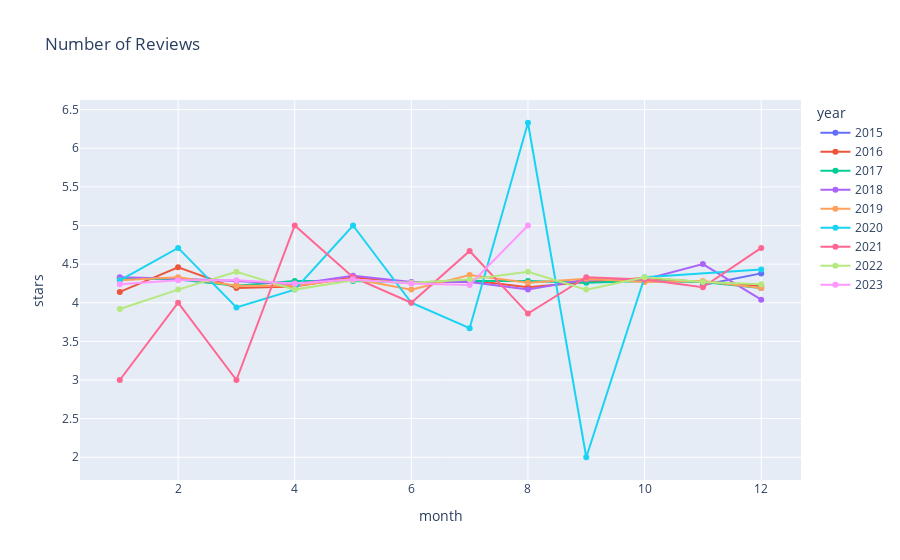

This figure's notebook cell:
### Code cell
fig = px.line(
    average_stars_by_month,
    title = "Number of Reviews",
    x = "month",
    y = "stars",
    color = "year"
)
fig.update_traces(mode="markers+lines", hovertemplate=None)
fig.update_layout(hovermode="x")

### Figure 1 — Plotly figure (JSON) as saved in the notebook; plotly's stock layout.template omitted (floating-point values rounded to 4 significant figures)
{"data": [{"legendgroup": "2015", "line": {"color": "#636efa", "dash": "solid"}, "marker": {"symbol": "circle"}, "mode": "markers+lines", "name": "2015", "orientation": "v", "showlegend": true, "type": "scatter", "x": [11, 12], "xaxis": "x", "y": [4.23, 4.38], "yaxis": "y"}, {"legendgroup": "2016", "line": {"color": "#EF553B", "dash": "solid"}, "marker": {"symbol": "circle"}, "mode": "markers+lines", "name": "2016", "orientation": "v", "showlegend": true, "type": "scatter", "x": [1, 2, 3, 4, 5, 6, 7, 8, 9, 10, 11, 12], "xaxis": "x", "y": [4.14, 4.46, 4.19, 4.21, 4.33, 4.26, 4.29, 4.2, 4.27, 4.32, 4.27, 4.22], "yaxis": "y"}, {"legendgroup": "2017", "line": {"color": "#00cc96", "dash": "solid"}, "marker": {"symbol": "circle"}, "mode": "markers+lines", "name": "2017", "orientation": "v", "showlegend": true, "type": "scatter", "x": [1, 2, 3, 4, 5, 6, 7, 8, 9, 10, 11, 12], "xaxis": "x", "y": [4.32, 4.3, 4.22, 4.28, 4.28, 4.26, 4.28, 4.28, 4.26, 4.28, 4.27, 4.19], "yaxis": "y"}, {"legendgroup": "2018", "line": {"color": "#ab63fa", "dash": "solid"}, "marker": {"symbol": "circle"}, "mode": "markers+lines", "name": "2018", "orientation": "v", "showlegend": true, "type": "scatter", "x": [1, 2, 3, 4, 5, 6, 7, 8, 9, 10, 11, 12], "xaxis": "x", "y": [4.33, 4.31, 4.28, 4.24, 4.35, 4.27, 4.27, 4.17, 4.3, 4.3, 4.5, 4.04], "yaxis": "y"}, {"legendgroup": "2019", "line": {"color": "#FFA15A", "dash": "solid"}, "marker": {"symbol": "circle"}, "mode": "markers+lines", "name": "2019", "orientation": "v", "showlegend": true, "type": "scatter", "x": [1, 2, 3, 4, 5, 6, 7, 8, 9, 10, 11, 12], "xaxis": "x", "y": [4.29, 4.33, 4.22, 4.22, 4.31, 4.17, 4.36, 4.26, 4.31, 4.27, 4.28, 4.19], "yaxis": "y"}, {"legendgroup": "2020", "line": {"color": "#19d3f3", "dash": "solid"}, "marker": {"symbol": "circle"}, "mode": "markers+lines", "name": "2020", "orientation": "v", "showlegend": true, "type": "scatter", "x": [1, 2, 3, 4, 5, 6, 7, 8, 9, 10, 12], "xaxis": "x", "y": [4.29, 4.71, 3.94, 4.17, 5, 4, 3.67, 6.33, 2, 4.33, 4.43], "yaxis": "y"}, {"legendgroup": "2021", "line": {"color": "#FF6692", "dash": "solid"}, "marker": {"symbol": "circle"}, "mode": "markers+lines", "name": "2021", "orientation": "v", "showlegend": true, "type": "scatter", "x": [1, 2, 3, 4, 5, 6, 7, 8, 9, 10, 11, 12], "xaxis": "x", "y": [3, 4, 3, 5, 4.33, 4, 4.67, 3.86, 4.33, 4.3, 4.2, 4.71], "yaxis": "y"}, {"legendgroup": "2022", "line": {"color": "#B6E880", "dash": "solid"}, "marker": {"symbol": "circle"}, "mode": "markers+lines", "name": "2022", "orientation": "v", "showlegend": true, "type": "scatter", "x": [1, 2, 3, 4, 5, 6, 7, 8, 9, 10, 11, 12], "xaxis": "x", "y": [3.92, 4.17, 4.4, 4.17, 4.29, 4.26, 4.3, 4.4, 4.17, 4.33, 4.27, 4.24], "yaxis": "y"}, {"legendgroup": "2023", "line": {"color": "#FF97FF", "dash": "solid"}, "marker": {"symbol": "circle"}, "mode": "markers+lines", "name": "2023", "orientation": "v", "showlegend": true, "type": "scatter", "x": [1, 2, 3, 4, 5, 6, 7, 8], "xaxis": "x", "y": [4.24, 4.29, 4.29, 4.25, 4.3, 4.25, 4.23, 5], "yaxis": "y"}], "layout": {"hovermode": "x", "legend": {"title": {"text": "year"}, "tracegroupgap": 0}, "title": {"text": "Number of Reviews"}, "xaxis": {"anchor": "y", "domain": [0, 1], "title": {"text": "month"}}, "yaxis": {"anchor": "x", "domain": [0, 1], "title": {"text": "stars"}}}}
